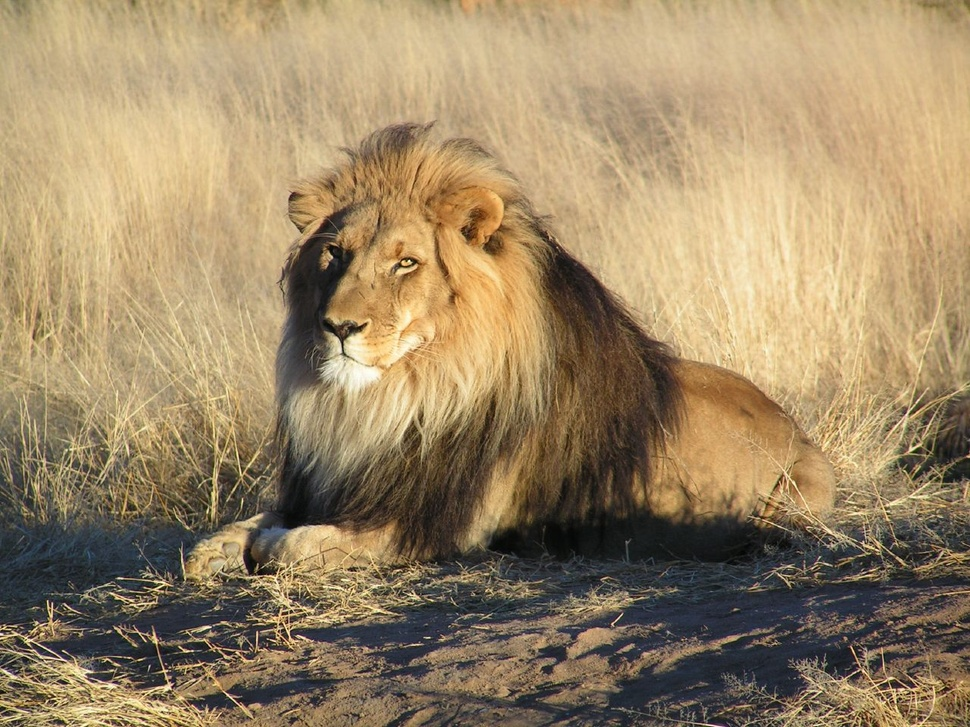
//> input picture Lesson 10/Lion.jpg, 970 x 727 px, shrunk from 1280 x 960 before the run, given in place of the camera
$ ./main   (built with g++ and OpenCV 4)
//> lines starting //> are read from the running program, lines starting //| are printed output that depends on the picture; after the words box and inside, x2 and y2 are one past the last pixel; in counts of white or black regions, pixels touching at a corner belong together
// Simple Example of Detecting a Red Object
#include <opencv2/opencv.hpp> //calls the header files for each OpenCV module
#include <iostream>

#define USB_CAM_ID 0
#define running 1
using namespace cv;
using namespace std;

int main(int argc, char* argv[])
{
  //open the video file for reading
  VideoCapture cap(USB_CAM_ID);

  // if not success, exit program
  if (cap.isOpened() == false)
  {
    cout << "Cannot open the video file" << endl;
    return -1;
  }

  // create a window called "Control"
  namedWindow("Control", CV_WINDOW_AUTOSIZE);

 // HSV(HUE Saturation Value) max range
 //Hue (0 - 179)
 //Saturation (0 - 255)
 //Value (0 - 255)
 int LowH = 0;
 int HighH = 179;

 int LowS = 0;
 int HighS = 255;

 int LowV = 0;
 int HighV = 255;

 // Create trackbars(sliders) in "Control" window for HSV
 cvCreateTrackbar("LowH", "Control", &LowH, 179);
//> slider 'LowH' is set to 35
 cvCreateTrackbar("HighH", "Control", &HighH, 179);

 cvCreateTrackbar("LowS", "Control", &LowS, 255);
//> slider 'LowS' is set to 51
 cvCreateTrackbar("HighS", "Control", &HighS, 255);

 cvCreateTrackbar("LowV", "Control", &LowV, 255);
//> slider 'LowV' is set to 51
 cvCreateTrackbar("HighV", "Control", &HighV, 255);

  while (running)
  {
    // Get Frame from USB Camera
    Mat frame_raw;
    bool bSuccess = cap.read(frame_raw); // read a new frame from camera and store it in 'frame_raw' matrix
//> frame_raw is the input picture: 727 rows x 970 cols, CV_8UC3; mean B, G, R 102.3, 135.3, 156.2
    if (bSuccess == false)
    {
      cout << "Cannot read a frame from video stream" << endl;
      break;
    }

    // Convert 'frame_raw' to a HSV Matrix
    Mat frame_HSV;
    cvtColor(frame_raw,frame_HSV,COLOR_BGR2HSV);
//> frame_HSV: 727 rows x 970 cols, CV_8UC3; mean H, S, V 29.4, 88.4, 157.4

    //-- Detect the object based on HSV Range Values
    Mat frameFilter;
    inRange(frame_HSV,
            Scalar(LowH, LowS, LowV),
            Scalar(HighH, HighS, HighV),
            frameFilter);
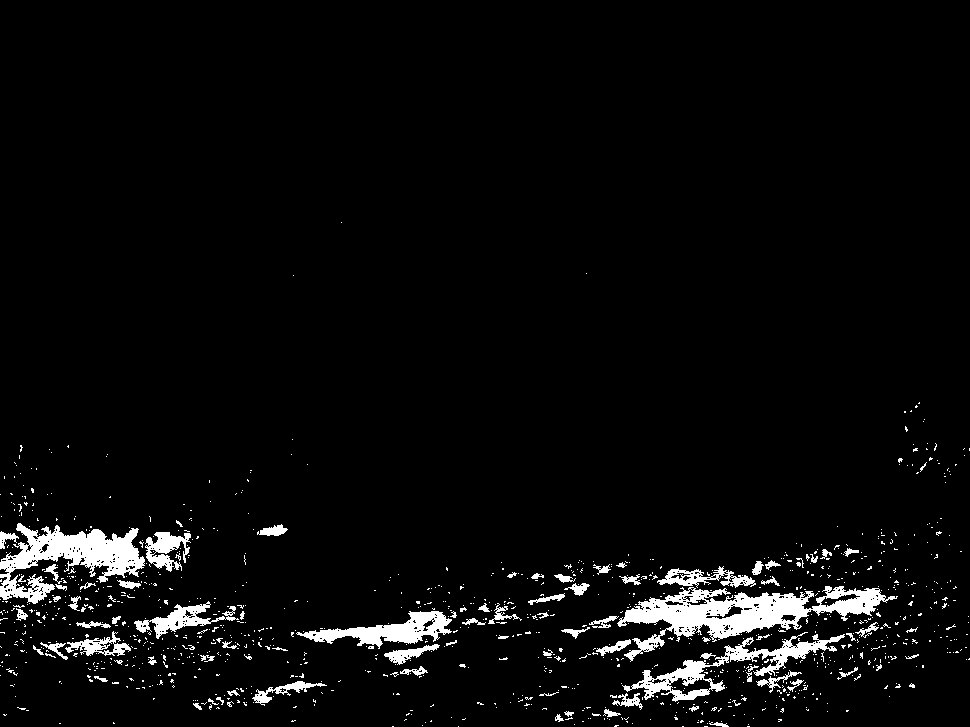
//> frameFilter: 727 rows x 970 cols, CV_8UC1; 4.4% white; 1098 white regions (1013 under 20 px), largest, box (x1, y1, x2, y2) and area: (617, 586, 898, 662) 7206, (0, 523, 145, 604) 5042, (622, 632, 845, 702) 3117

    //morphological opening (remove small objects from the foreground)
    // erode = destory. The erosion makes the object in white smaller.
    // dilate = To resize something. The dilatation makes the object in white bigger.
    erode(frameFilter, frameFilter, getStructuringElement(MORPH_ELLIPSE, Size(5, 5)) );
    dilate(frameFilter, frameFilter, getStructuringElement(MORPH_ELLIPSE, Size(5, 5)) );

    //morphological closing (fill small holes in the foreground)
    dilate(frameFilter, frameFilter, getStructuringElement(MORPH_ELLIPSE, Size(5, 5)) );
    erode(frameFilter, frameFilter, getStructuringElement(MORPH_ELLIPSE, Size(5, 5)) );
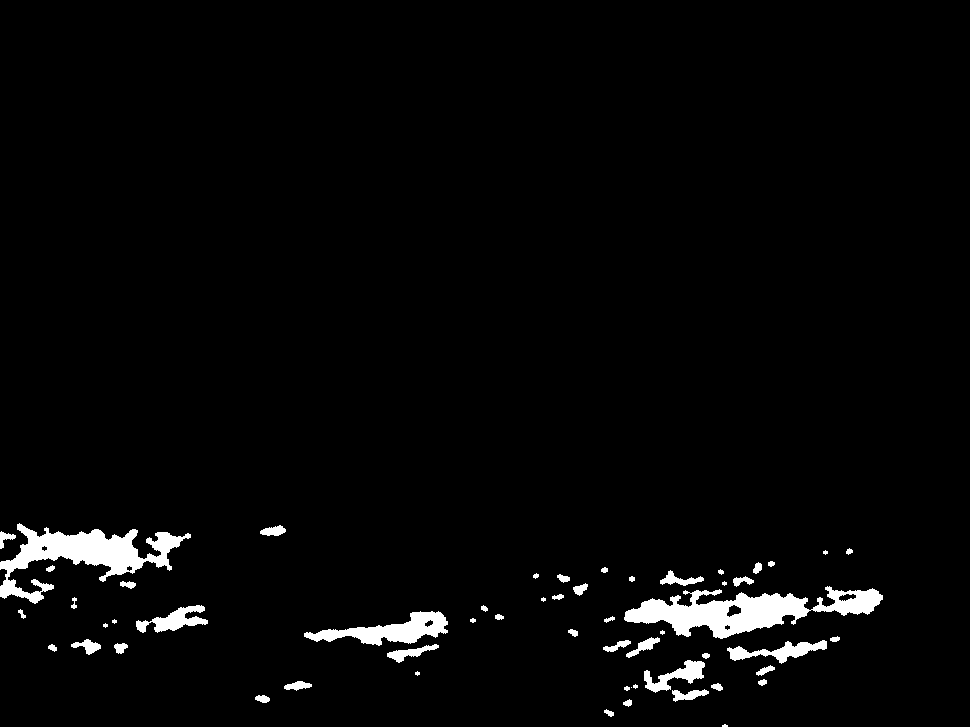
//> frameFilter: 727 rows x 970 cols, CV_8UC1; 2.9% white; 56 white regions (10 under 20 px), largest, box (x1, y1, x2, y2) and area: (624, 586, 883, 639) 6147, (0, 523, 191, 604) 5362, (304, 611, 448, 646) 2187

    //show the thresholded image
    imshow("Thresholded Image", frameFilter);

    //show the original image
    imshow("Original", frame_raw);


    //wait for for 1 ms until any key is pressed.
    //If the 'Esc' key is pressed, break the while loop.
    //If the any other key is pressed, continue the loop
    //If any key is not pressed withing 1 ms, continue the loop
    if (waitKey(1) == 27)
//> the Esc key is pressed
    {
      cout << "Esc key is pressed by user. Stoppig the video" << endl;
      break;
    }
  }

  return 0;

}
